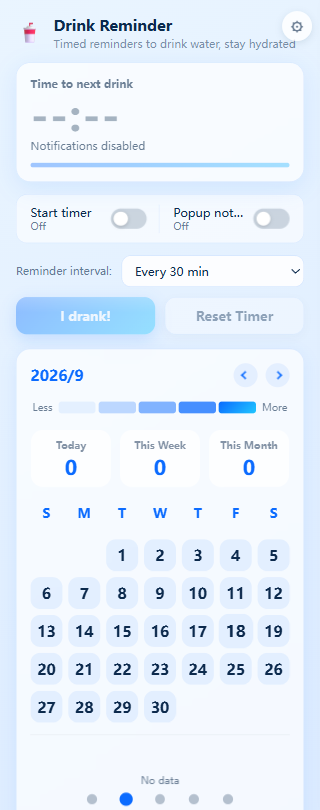
#> input picture scripts/captured/popup-drink-en.png, 320 x 810 px, given in place of screenshot-01-water.png, which was not available
$ python patch_screenshots_01_04.py
#> lines starting #> are read from the running program, lines starting #| are printed output that depends on the picture; after the words box and inside, x2 and y2 are one past the last pixel; in counts of white or black regions, pixels touching at a corner belong together; pictures that were not available may be replaced by others from this repository, and a replacement may not be noted
#> in main, base is the input picture: PIL image 320x810 RGB; mean R, G, B 230.6, 240.2, 251.4
#!/usr/bin/env python3
"""Patch store screenshots 01-04: replace the popup region with the fresh
capture (properly centered dots, padded bottom). Preserves banner + cards.

Run with cwd = project root.
"""
import os
import time
from PIL import Image, ImageDraw, ImageFilter


def save_retry(img, path, tries=8):
    """Windows intermittently raises OSError 22 on write (file briefly locked)."""
    last = None
    for _ in range(tries):
        try:
            img.save(path, "PNG")
            return
        except OSError as e:
            last = e
            time.sleep(0.6)
    raise last

CAP_DIR = os.path.join("scripts", "captured")
OUT_DIR = os.path.join("store-assets", "screenshots")

POPUP_X, POPUP_Y, POPUP_W = 70, 200, 232
POPUP_H_MAX = 587  # canvas y-limit
PAD = 24
BG_TOP = (233, 244, 255)
BG_BOT = (218, 234, 255)

# mapping: screenshot filename suffix -> capture module
MAP = [
    ("01-water", "drink"),
    ("02-diet", "eat"),
    ("03-bathroom", "poop"),
    ("04-period", "period"),
]


def paint_bg_strip(base, box):
#> called with box = (46, 176, 326, 811)
    x0, y0, x1, y1 = box
    overlay = Image.new("RGB", (x1 - x0, y1 - y0), BG_TOP)
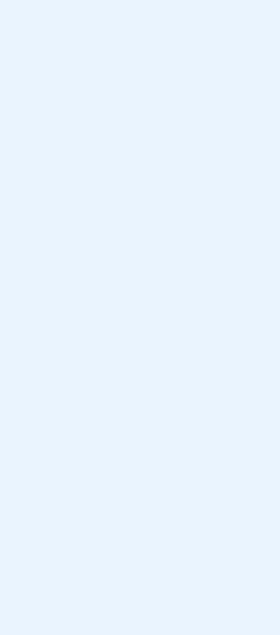
#> overlay: PIL image 280x635 RGB; mean R, G, B 233, 244, 255
    d = ImageDraw.Draw(overlay)
    h = y1 - y0
    for y in range(h):
        t = y / max(1, h - 1)
        c = tuple(int(BG_TOP[i] + (BG_BOT[i] - BG_TOP[i]) * t) for i in range(3))
        d.line([(0, y), (x1 - x0, y)], fill=c)
    base.paste(overlay, (x0, y0))
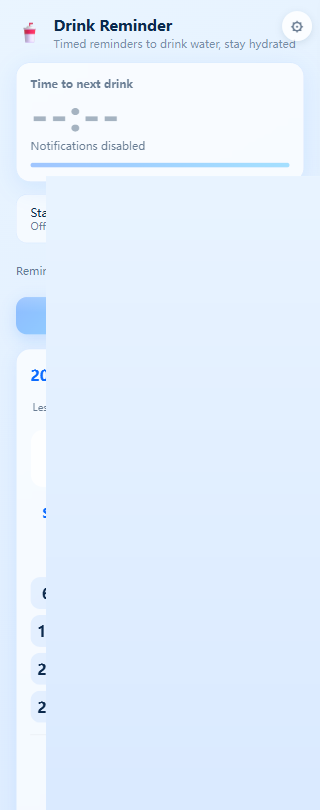
#> base: PIL image 320x810 RGB; mean R, G, B 227.2, 239.3, 253.8


def paste_popup(base, lang, module):
#> called with lang = 'zh', module = 'drink'
    cap = Image.open(os.path.join(CAP_DIR, f"popup-{module}-{lang}.png")).convert("RGB")
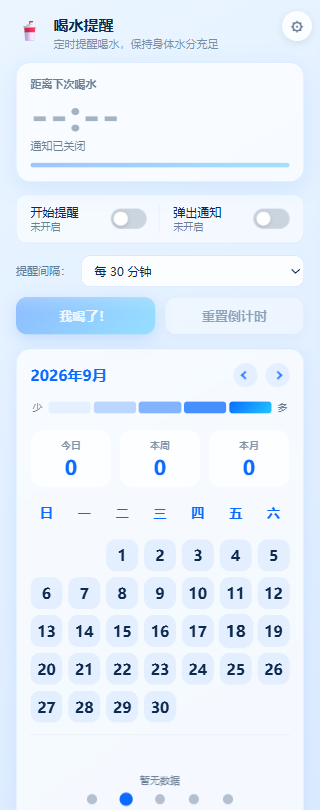
#> input picture scripts/captured/popup-drink-zh.png, 320 x 810 px, found by its file name
#> cap is the input picture: PIL image 320x810 RGB; mean R, G, B 230.6, 240.2, 251.5
    scale = POPUP_W / cap.width
#> scale = 0.725
    new_h = round(cap.height * scale)
#> new_h = 587
    if new_h > POPUP_H_MAX:
        cap = cap.crop((0, 0, POPUP_W, round(POPUP_H_MAX / scale)))
        new_h = POPUP_H_MAX
    cap = cap.resize((POPUP_W, new_h), Image.LANCZOS)
#> cap: PIL image 232x587 RGB

    sh = Image.new("RGBA", base.size, (0, 0, 0, 0))
#> sh: PIL image 320x810 RGBA; every value is 0
    ImageDraw.Draw(sh).rounded_rectangle(
        [POPUP_X, POPUP_Y, POPUP_X + POPUP_W, POPUP_Y + new_h], radius=14, fill=(20, 40, 80, 75))
    sh = sh.filter(ImageFilter.GaussianBlur(14))
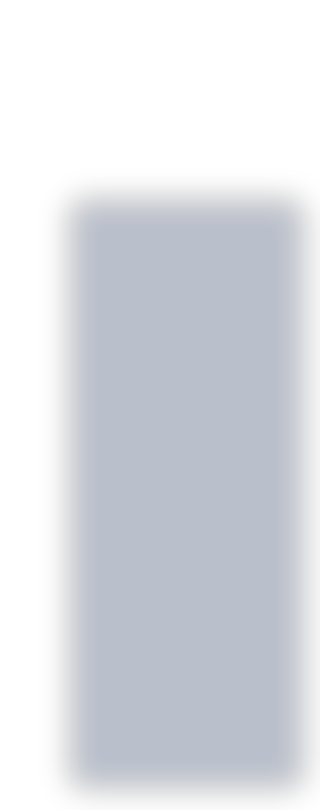
#> sh: PIL image 320x810 RGBA; mean R, G, B, A 10.5, 21.1, 42.1, 39.5; transparent parts drawn white
    base_rgba = base.convert("RGBA")
    base_rgba.alpha_composite(sh)
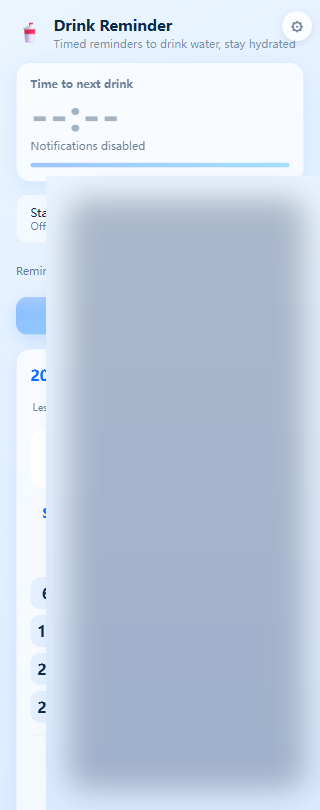
#> base_rgba: PIL image 320x810 RGBA; mean R, G, B, A 195.2, 208, 225.7, 255
    base = base_rgba.convert("RGB")

    mask = Image.new("L", (POPUP_W, new_h), 0)
#> mask: PIL image 232x587 L; every value is 0
    ImageDraw.Draw(mask).rounded_rectangle([0, 0, POPUP_W - 1, new_h - 1], radius=14, fill=255)
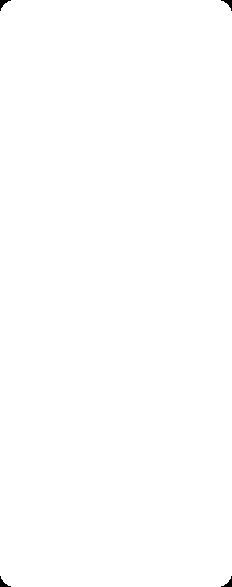
#> mask: PIL image 232x587 L; 99.9% white; 4 black regions, box (x1, y1, x2, y2) and area: (0, 0, 11, 11) 46, (221, 0, 232, 11) 46, (0, 576, 11, 587) 46, (221, 576, 232, 587) 46
    base.paste(cap, (POPUP_X, POPUP_Y), mask)
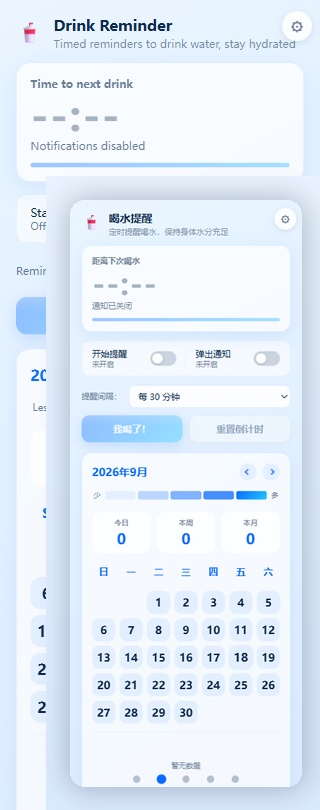
#> base: PIL image 320x810 RGB; mean R, G, B 227.8, 237.8, 249.5
    return base  # convert() rebound the local name; caller must take the result


def main():
    for lang in ("zh", "en"):
        for suffix, module in MAP:
            out = os.path.join(OUT_DIR, lang, f"screenshot-{suffix}.png")
            base = Image.open(out).convert("RGB")
            paint_bg_strip(base, (POPUP_X - PAD, POPUP_Y - PAD,
                                    POPUP_X + POPUP_W + PAD, POPUP_Y + POPUP_H_MAX + PAD))
            base = paste_popup(base, lang, module)
            save_retry(base, out)
            print("patched", out)
    print("ALL DONE")


if __name__ == "__main__":
#> (the run stopped early here; a loop or call above may not have finished)
